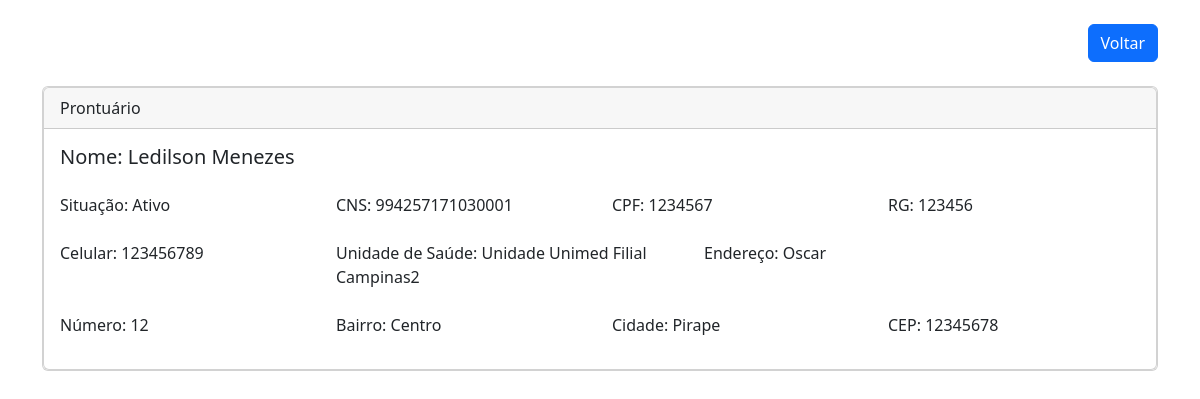
Page /App/views/user/PacienteView/visualizarPaciente.php?id=2 on the committed database.
### tables this page shows
CREATE TABLE IF NOT EXISTS `pacientes` (
  `id` int NOT NULL AUTO_INCREMENT,
  `nome` varchar(50) NOT NULL,
  `rg` varchar(11) NOT NULL,
  `cpf` varchar(11) NOT NULL,
  `cns` varchar(20) NOT NULL,
  `celular` varchar(9) NOT NULL,
  `endereco` varchar(50) NOT NULL,
  `numero` varchar(3) NOT NULL,
  `bairro` varchar(50) NOT NULL,
  `cidade` varchar(50) NOT NULL,
  `cep` varchar(8) NOT NULL,
  `id_situacao` int NOT NULL,
  `id_unidade_usf` int NOT NULL,
  `created` datetime NOT NULL,
  PRIMARY KEY (`id`),
  KEY `id_situacao` (`id_situacao`),
  KEY `id_unidade_usf` (`id_unidade_usf`)
);

CREATE TABLE IF NOT EXISTS `situacoes` (
  `id` int NOT NULL AUTO_INCREMENT,
  `nome_situacao` varchar(30) NOT NULL,
  `created` datetime NOT NULL,
  `modified` datetime DEFAULT NULL,
  PRIMARY KEY (`id`)
);

CREATE TABLE IF NOT EXISTS `unidades` (
  `id` int NOT NULL AUTO_INCREMENT,
  `nome_usf` varchar(80) NOT NULL,
  `created` datetime DEFAULT CURRENT_TIMESTAMP,
  `modified` datetime DEFAULT NULL,
  PRIMARY KEY (`id`)
);

### App/config/conexao.php (called while the page is built, shortened)
<?php
class Banco
{
    protected $mysqli;
    private function conexao($servidor, $usuario, $senha, $banco)
    {
        try {
            $this->mysqli = new mysqli($servidor, $usuario, $senha, $banco);
        } catch (Exception $e) {
            die($e->getMessage());
        }
    }
    public function getConexao()
    {
        return $this->mysqli;
    }
}
?>

### App/controllers/Paciente/PacienteListarController.php (called while the page is built, shortened)
<?php
require_once (__DIR__ ."/../../models/PacienteModel.php");
class listarPaciente
{
    private $listar;
    public function __construct()
    {
        $this->listar = new Paciente();
    }
    public function listarTodosPorId($id)
    {
        return $this->listar->listarPacientePorId($id);
    }
}
?>

### App/models/PacienteModel.php (called while the page is built, shortened)
<?php
require_once (__DIR__ ."/../dao/PacienteDAO.php");
class Paciente extends Banco
{
    private $pacienteDAO;
    public function __construct()
    {
        $this->pacienteDAO = new PacienteDAO();
    }
    public function listarPacientePorId($id)
    {
        return $this->pacienteDAO->getPacienteId($id);
    }
}
?>

### App/dao/PacienteDAO.php (called while the page is built, shortened)
<?php
require_once(__DIR__ . "/../config/conexao.php");
class pacienteDAO
{
    protected $conexao;
    public function __construct()
    {
        $this->conexao = new Banco();
    }
    public function getPacienteId($id)
    {
        try {
            $stmt = $this->conexao->getConexao()->prepare("SELECT p.*, s.nome_situacao, u.nome_usf FROM pacientes p INNER JOIN situacoes s ON p.id_situacao = s.id INNER JOIN unidades u ON p.id_unidade_usf = u.id WHERE p.id = ?");
            $stmt->bind_param("i", $id);
            $stmt->execute();
            $result = $stmt->get_result();
            if ($result && $result->num_rows > 0) {
                return $result->fetch_assoc();
            } else {
                return null;
            }
        } catch (Exception $e) {
            echo "Erro ao buscar paciente por ID: " . $e->getMessage();
            return null;
        }
    }
}
?>

### App/views/user/PacienteView/visualizarPaciente.php (the view, shortened to what this page needs)
<?php
require_once("../../../controllers/Paciente/PacienteListarController.php");
if (isset($_GET['id'])) {
    $id = $_GET['id'];
    $controller = new listarPaciente();
    $rows = $controller->listarTodosPorId($id);
    if ($rows) {
        ?>
        <!DOCTYPE html>
        <html lang="en">
        <head>
            <link href="https://cdn.jsdelivr.net/npm/bootstrap@5.2.1/dist/css/bootstrap.min.css" rel="stylesheet"
>
        </head>
        <body>
        <div class="container">
            <header class="d-flex justify-content-end my-4">
                <div>
                    <a href="indexPaciente.php" class="btn btn-primary">Voltar</a>
                </div>
            </header>
            <div class="card mb-4">
                <div class="card">
                    <div class="card-header">Prontuário</div>
                    <div class="card-body">
                        <div class="row mb-3">
                            <div class="col-md-3">
                                <span><h5><label>Nome:</label> <?php echo $rows['nome']; ?></h5></span>
                            </div>
                        </div>
                        <div class="row mb-4">
                            <div class="col-md-3">
                                <span><label>Situação: </label> <?php echo $rows['nome_situacao']; ?></span>
                            </div>
                            <div class="col-md-3">
                                <span><label>CNS: </label> <?php echo $rows['cns']; ?></span>
                            </div>
                            <div class="col-md-3">
                                <span><label>CPF: </label> <?php echo $rows['cpf']; ?></span>
                            </div>
                            <div class="col-md-3">
                                <span><label>RG: </label> <?php echo $rows['rg']; ?></span>
                            </div>
                        </div>
                        <div class="row mb-4">
                            <div class="col-md-3">
                                <span><label>Celular: </label> <?php echo $rows['celular']; ?></span>
                            </div>
                            <div class="col-md-4">
                                <span><label>Unidade de Saúde: </label> <?php echo $rows['nome_usf']; ?></span>
                            </div>
                            <div class="col-md-4">
                                <span><label>Endereço: </label> <?php echo $rows['endereco']; ?></span>
                            </div>
                        </div>
                        <div class="row mb-3">
                            <div class="col-md-3">
                                <span><label>Número: </label> <?php echo $rows['numero']; ?></span>
                            </div>
                            <div class="col-md-3">
                                <span><label>Bairro: </label> <?php echo $rows['bairro']; ?></span>
                            </div>
                            <div class="col-md-3">
                                <span><label>Cidade: </label> <?php echo $rows['cidade']; ?></span>
                            </div>
                            <div class="col-md-3">
                                <span><label>CEP: </label> <?php echo $rows['cep']; ?></span>
                            </div>
                        </div>
                    </div>
                </div>
            </div>
        </div>
        </body>
        </html>
        <?php
    } else {
        echo "Paciente não encontrado.";
    }
} else {
    echo "ID do paciente não fornecido.";
}
?>

### rows in the picture
pacientes: nome "Ledilson Menezes", id_situacao.nome_situacao "Ativo", cns "994257171030001", cpf "1234567", rg "123456", celular "123456789", id_unidade_usf.nome_usf "Unidade Unimed Filial Campinas2", endereco "Oscar", numero "12", bairro "Centro", cidade "Pirape", cep "12345678"
